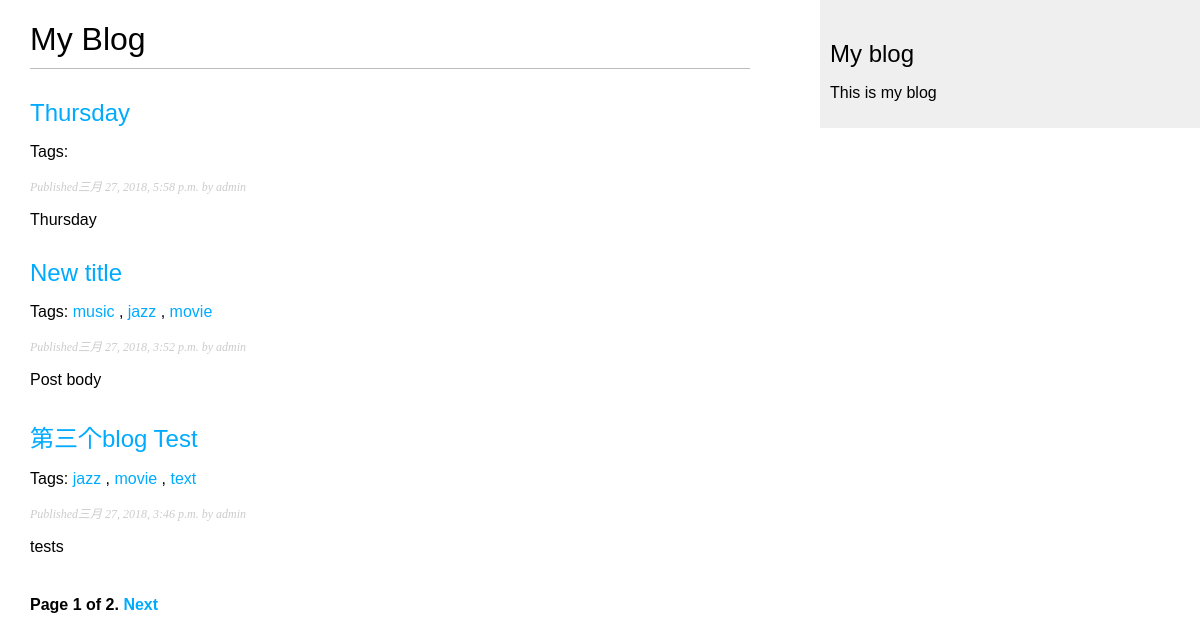
Screenshot of /blog/ with the database file from the repository.
### blog/models.py (models this page shows, shortened)
class Post(models.Model):
    STATUS_CHOICES=(
        ('draft', 'Draft'),
        ('published','Published'),
    )
    title = models.CharField(max_length=250)  #通过CharField在SQL中转化为VARCHAR
    slug = models.SlugField(max_length=250,
                            unique_for_date='publish') #通过unique_for_date参数让帖子的URL通过日期和slug来构成
    author = models.ForeignKey(User, related_name='blog_posts', on_delete=models.CASCADE)
    body = models.TextField()
    publish = models.DateTimeField(default=timezone.now)
    created = models.DateTimeField(auto_now_add=True) #创建日期的保存，字段会字段保存
    updated = models.DateTimeField(auto_now=True)#更新保存对象时，字段自动更新
    status = models.CharField(max_length=10, choices=STATUS_CHOICES,
                              default='draft')
    objects = models.Manager()
    published = PublishedManager()
    class Meta:
        ordering = ('-publish',)  #这是一个元数据，当Django查询数据库时，默认返回pubilsh字段进行降序排列
    def get_absolute_url(self):
        return reverse('blog:post_detail',
                       args=[self.publish.year,
                             self.publish.strftime('%m'),
                             self.publish.strftime('%d'),
                             self.slug])
    tags = TaggableManager()

### blog/views.py (the view)
# urls.py: url(r'^tag/(?P<tag_slug>[-\w]+)/$', views.post_list,
def post_list(request, tag_slug=None):
    object_list = Post.published.all()
    tag = None
    if tag_slug:
        tag = get_object_or_404(Tag, slug=tag_slug)
        object_list = object_list.filter(tags__in=[tag])
    paginator = Paginator(object_list, 3)
    page = request.GET.get('page')
    try:
        posts = paginator.page(page)
    except PageNotAnInteger:
        posts = paginator.page(1)
    except EmptyPage:
        posts = paginator.page(paginator.num_pages)
    return render(request, 'blog/post/list.html', {'page' : page,
                  'posts': posts,
                                                   'tag' : tag})

### blog/models.py (called while the page is built)
    def get_queryset(self):
        return super(PublishedManager, self).get_queryset().filter()

### blog/templates/blog/post/list.html (shortened to what this page needs)
{% extends "blog/base.html" %}
{% block content %}
    <h1>My Blog</h1>
    {% for post in posts %}
        <h2>
            <a href="{{ post.get_absolute_url }}">
                {{ post.title }}
            </a>
        </h2>
        <p class="tags">
            Tags:
            {% for tag in post.tags.all %}
                <a href="{% url "blog:post_list_by_tag" tag.slug %}">
                    {{ tag.name }}
                </a>
                {% if not forloop.last%}, {% endif %}
            {% endfor %}
        </p>
        <p class="date">
            Published{{ post.publish }} by {{ post.author }}
        </p>
        {{ post.body|truncatewords:30|linebreaks }}
    {% endfor %}
    {% include "pagination.html" with page=posts %}
{% endblock %}

### blog/templates/blog/base.html (shortened to what this page needs)
{% load staticfiles %}
<!DOCTYPE html>
<html lang="en">
<head>
    <link href="{% static "css/blog.css" %}" rel="stylesheet">
</head>
<body>
    <div id="content">
        {% block content %}
        {% endblock %}
    </div>
    <div id="sidebar">
        <h2>My blog</h2>
            <p>This is my blog</p>
    </div>
</body>
</html>

### blog/templates/pagination.html (shortened to what this page needs)
<div class="pagination">
    <span class="step-links">
        <span class="current">
            Page {{ page.number }} of {{ page.paginator.num_pages }}.
        </span>
        {% if page.has_next %}
            <a href="?page={{ page.next_page_number }}">Next</a>
        {% endif %}
    </span>
</div>

### blog/static/css/blog.css (style rules this page uses)
body { margin:0; padding:0; font-family:helvetica, sans-serif; }
a { color:#00abff; text-decoration:none; }
h1 { font-weight:normal; border-bottom:1px solid #bbb; padding:0 0 10px 0; }
h2 { font-weight:normal; margin:30px 0 0; }
#content { float:left; width:60%; padding:0 0 0 30px; }
#sidebar { float:right; width:30%; padding:10px; background:#efefef; height:100%; }
p.date { color:#ccc; font-family: georgia, serif; font-size: 12px; font-style: italic; }
.pagination { margin:40px 0; font-weight:bold; }

### rows the page displays
Post: title "Thursday", publish "三月 27, 2018, 5:58 p.m.", author "admin", body "Thursday"
Post: title "New title", publish "三月 27, 2018, 3:52 p.m.", author "admin", body "Post body"
Tag: name "music"
Tag: name "jazz"
Tag: name "movie"
Post: title "第三个blog Test", publish "三月 27, 2018, 3:46 p.m.", author "admin", body "tests"
Tag: name "text"

### other values shown
{{ page.number }} "1"
{{ page.paginator.num_pages }} "2"
